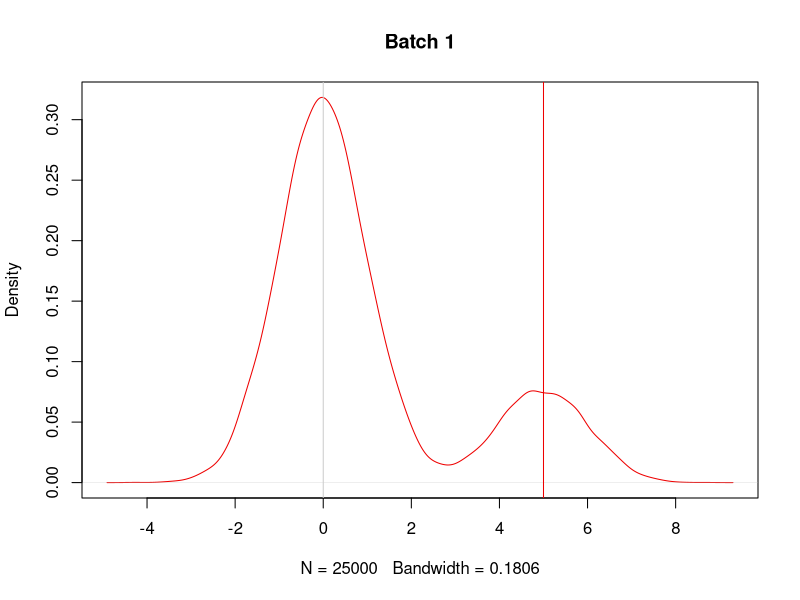
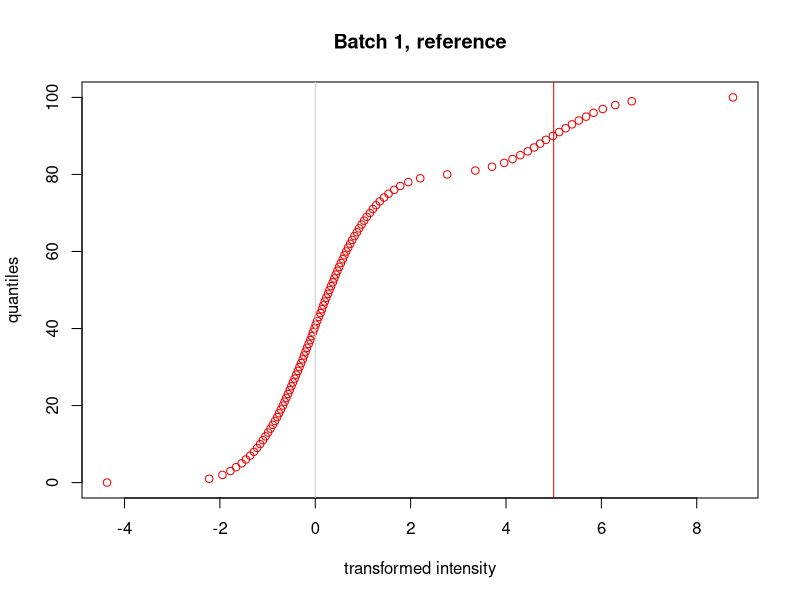
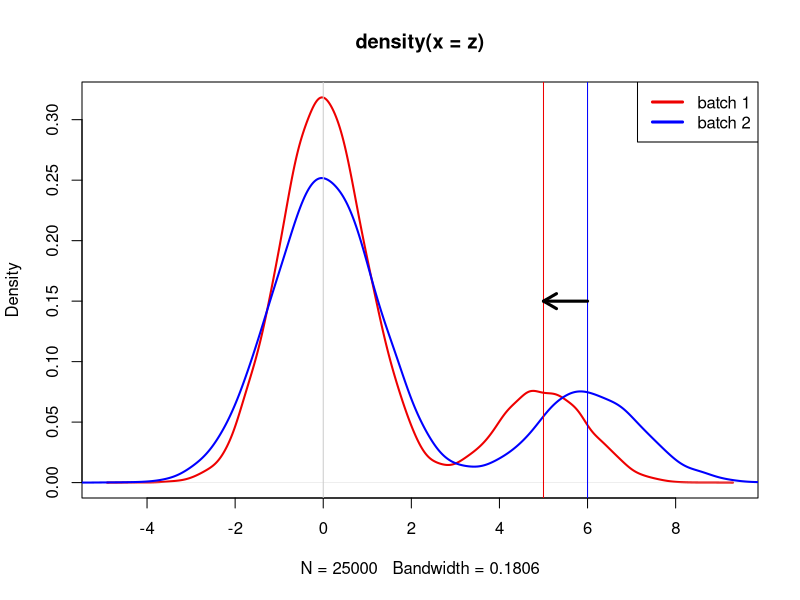
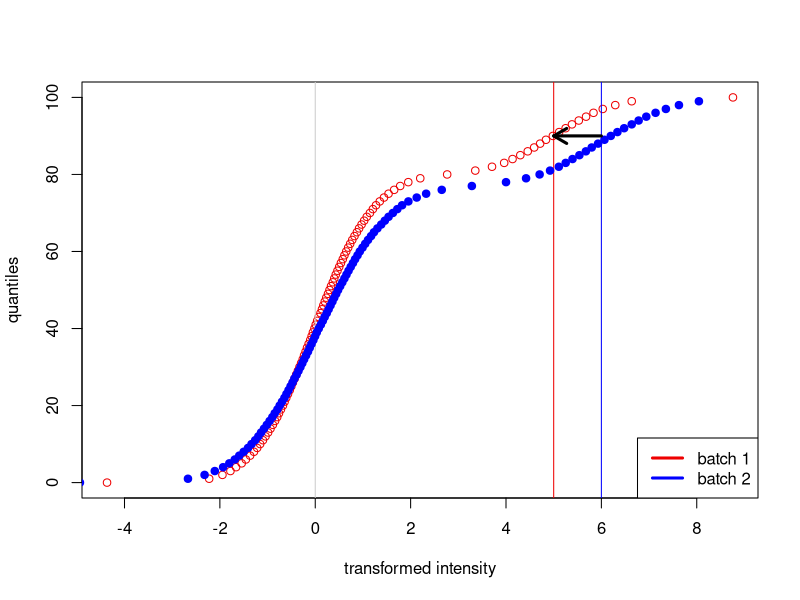
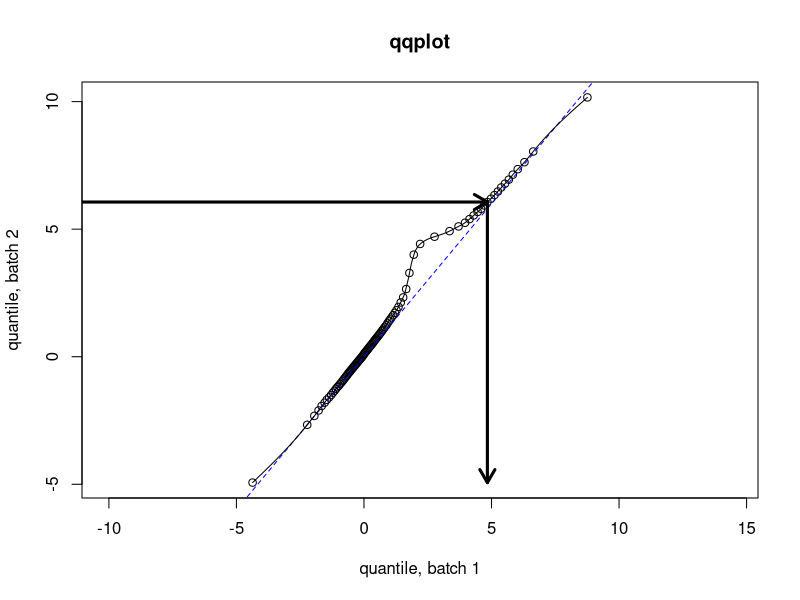
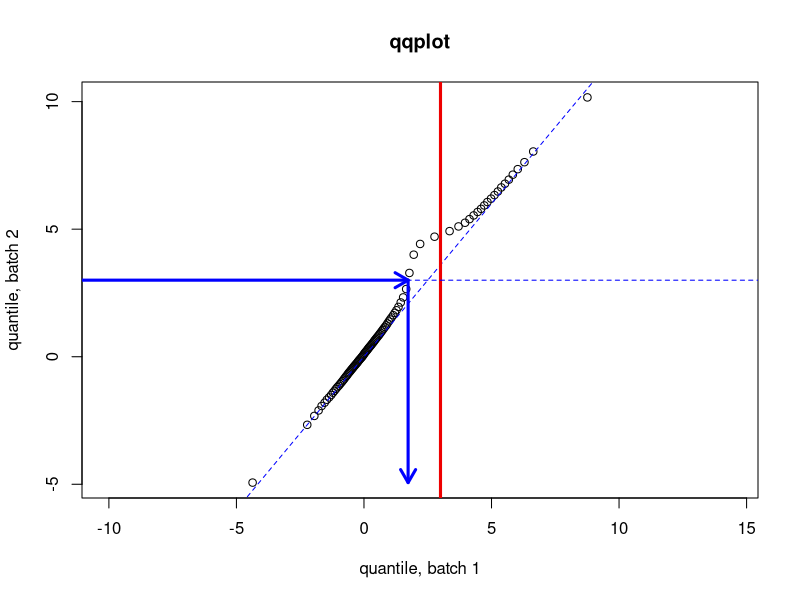
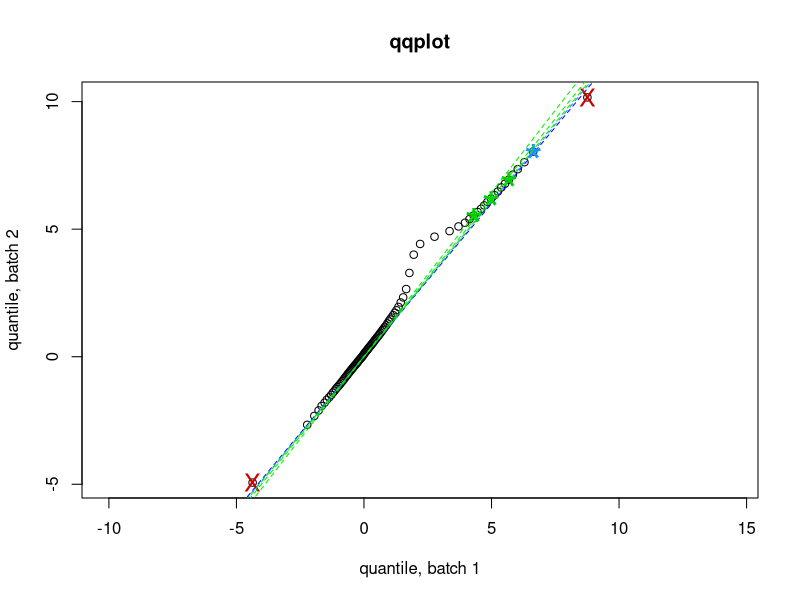

Recreate these plots in R, in order.
## ---- chunk 1
knitr::opts_chunk$set(echo = TRUE)
## ---- chunk 2
# BATCH 1
n_total = 25000  # total of cells
n_neg = round(n_total * 0.8)  # amount of cells in the negative peak
n_pos = n_total - n_neg  # remaining cells to the positive peak
m_neg = 0  # average position of the negative peak (after logicle, asinh...)
m_pos = 5  # average position of the positive peak (after logicle, asinh...)
sd_pk = 1.0  # dispersion of intensity around each peak (after logicle, asinh...)
## ---- chunk 3
z = c(rnorm(n_neg, mean = m_neg, sd = sd_pk),
      rnorm(n_pos, mean = m_pos, sd = sd_pk))
plot(density(z), main = "Batch 1", col = "red2")
abline(v = c(m_neg, m_pos), col = c("grey80", "red2"))
## ---- chunk 4
probs = seq(0,1, length.out = 101)
z_q = quantile(z, probs = probs)
plot(z_q, probs * 100, xlab = "transformed intensity", ylab = "quantiles", col = "red2", 
     main = "Batch 1, reference")
abline(v = c(m_neg, m_pos), col = c("grey80", "red2"))
## ---- chunk 5
# BATCH 2, slight difference of ratio, pos is scaled by scl2
scl2 = 1.2  # scaling
n_neg2 = round(n_total * 0.77)  # new ratio
n_pos2 = n_total - n_neg2
## ---- chunk 6
m_pos2 = m_pos * scl2
z_2 = c(rnorm(n_neg2, mean = m_neg, sd = sd_pk),
             rnorm(n_pos2, mean = m_pos, sd = sd_pk)) * scl2
plot(density(z), col = "red2", lwd = 2)
lines(density(z_2), col = "blue", lwd = 2)
legend("topright", c("batch 1", "batch 2"), col = c("red2", "blue"), lty = 1, lwd = 3)
abline(v = c(m_neg, m_pos, m_pos2), col = c("grey80", "red2", "blue"))
arrows(m_pos2, 0.15, m_pos, 0.15, lwd = 3, length = 0.15)
## ---- chunk 7
z_q2 = quantile(z_2, probs = probs)
plot(z_q, probs * 100, xlab = "transformed intensity", ylab = "quantiles", col = "red2")
abline(v = c(m_neg, m_pos, m_pos2), col = c("grey80", "red2", "blue"))
points(z_q2, probs * 100, col = "blue", pch = 19)
legend("bottomright", c("batch 1", "batch 2"), col = c("red2", "blue"), lty = 1, lwd = 3)
arrows(m_pos2, 90, m_pos, 90, lwd = 3, length = 0.15)
## ---- chunk 8
plot(z_q, z_q2, main = "qqplot", asp = 1, xlab = "quantile, batch 1", ylab = "quantile, batch 2")
abline(c(0,scl2), lty = 2, col = "blue")
# pos is scaled compared to ref
# segments(-99, m_pos2, m_pos, m_pos2)
# segments(5, -99, m_pos, m_pos2)
# the quantile normalization replaces the intensity observed in batch 2 by the intensity of the
# same quantile
idx = which.min(abs(z_q2 - 6))
arrows(-99, z_q2[idx], z_q[idx], z_q2[idx], lwd = 3, length = 0.15)
arrows(z_q[idx], z_q2[idx], z_q[idx], z_q2[1], lwd = 3, length = 0.15)
# interpolation a spline
lines(spline(z_q, z_q2, method = "natural", n = 100))
## ---- chunk 9
plot(z_q, z_q2, main = "qqplot", asp = 1, xlab = "quantile, batch 1", ylab = "quantile, batch 2")
abline(c(0,scl2), lty = 2, col = "blue")
# Find the nearest quantile in the middle of the peaks of batch 2
# idx = which.min(abs(z_q2 - (m_pos2 + m_neg)/2))
# Find the exact transformed value of the middle of the peaks of batch 2
z_2_midd = (m_pos2 + m_neg)/2
z_2_norm = spline(z_q2, z_q, xout = z_2_midd)$y
arrows(-99, z_2_midd, z_2_norm, z_2_midd, lwd = 3, length = 0.15, col = "blue")
arrows(z_2_norm, z_2_midd, z_2_norm, z_q2[1], lwd = 3, length = 0.15, col = "blue")
abline(v = z_2_midd, lwd = 3, col = "red2")
norm_coef = z_2_norm / z_2_midd
# show the middle
abline(h = (m_pos2 + m_neg)/2, col = "blue", lty = 2)
## ---- chunk 10
plot(z_q, z_q2, main = "qqplot", asp = 1, xlab = "quantile, batch 1", ylab = "quantile, batch 2")
abline(c(0,scl2), lty = 2, col = "blue")

# extrema are not reliable
extrema = c(1, length(probs))
points(z_q[extrema], z_q2[extrema], pch = "X", cex = 1.5, col = "red3")

# Use one quantile at high end, e.g. 99th
points(z_q[99+1], z_q2[99+1], pch = "*", cex = 3, col = "dodgerblue")  # quantile 0 is at [1]
abline(c(0, z_q2[99+1]/z_q[99+1]), lty = 2, col = "dodgerblue")  # quantile 0 is at [1]

# Use other quantiles at high end
points(z_q[c(85, 90, 95)+1], z_q2[c(85, 90, 95)+1], pch = "*", cex = 3, col = "green3")  # quantile 0 is at [1]
for (i in c(85, 90, 95))
  abline(c(0, z_q2[i+1]/z_q[i+1]), lty = 2, col = "green2")  # quantile 0 is at [1]
